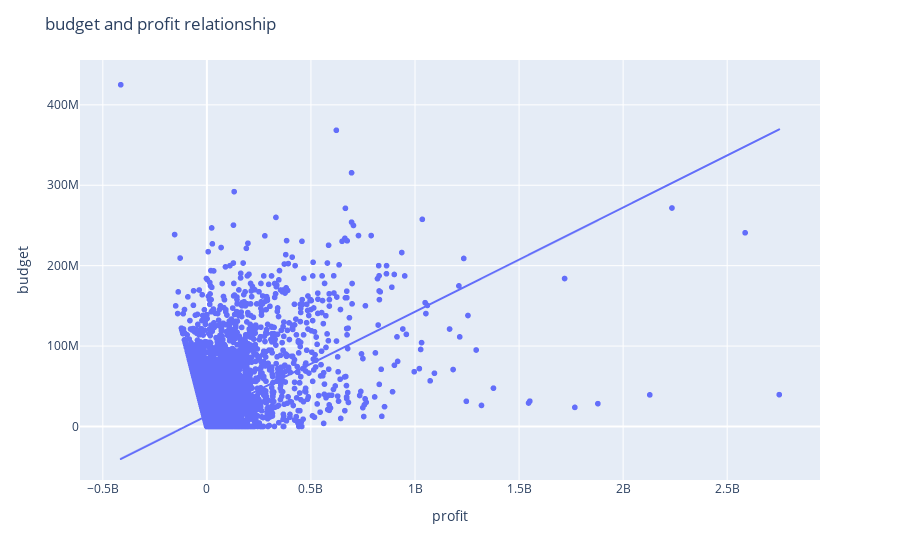

Write notebook code for a chart like this one.
### Markdown cell above
### <span style='color:#191970'> Question 3. How does budget and profit for a movie correlate, Does high budget equals high profit?

### Code cell
fig = px.scatter(df_movies ,x = 'profit', y ='budget_adj', trendline = 'ols')
fig.update_layout(title_text ='budget and profit relationship', xaxis_title = 'profit', 
                  yaxis_title = 'budget')
fig.show()

### Figure 1 — Plotly figure (JSON) as saved in the notebook; plotly's stock layout.template omitted (floating-point values rounded to 4 significant figures; data arrays with more than 128 entries replaced by an {"elided": "..."} marker saying what was removed)
{"data": [{"hovertemplate": "profit=%{x}<br>budget_adj=%{y}<extra></extra>", "legendgroup": "", "marker": {"color": "#636efa", "symbol": "circle"}, "mode": "markers", "name": "", "showlegend": false, "type": "scattergl", "x": {"elided": "10865 float values"}, "xaxis": "x", "y": {"elided": "10865 float values"}, "yaxis": "y"}, {"hovertemplate": "<b>OLS trendline</b><br>budget_adj = 0.129572 * profit + 1.31679e+07<br>R<sup>2</sup>=0.223659<br><br>profit=%{x}<br>budget_adj=%{y} <b>(trend)</b><extra></extra>", "legendgroup": "", "marker": {"color": "#636efa", "symbol": "circle"}, "mode": "lines", "name": "", "showlegend": false, "type": "scattergl", "x": {"elided": "10865 float values"}, "xaxis": "x", "y": {"elided": "10865 float values"}, "yaxis": "y"}], "layout": {"legend": {"tracegroupgap": 0}, "margin": {"t": 60}, "title": {"text": "budget and profit relationship"}, "xaxis": {"anchor": "y", "domain": [0, 1], "title": {"text": "profit"}}, "yaxis": {"anchor": "x", "domain": [0, 1], "title": {"text": "budget"}}}}
